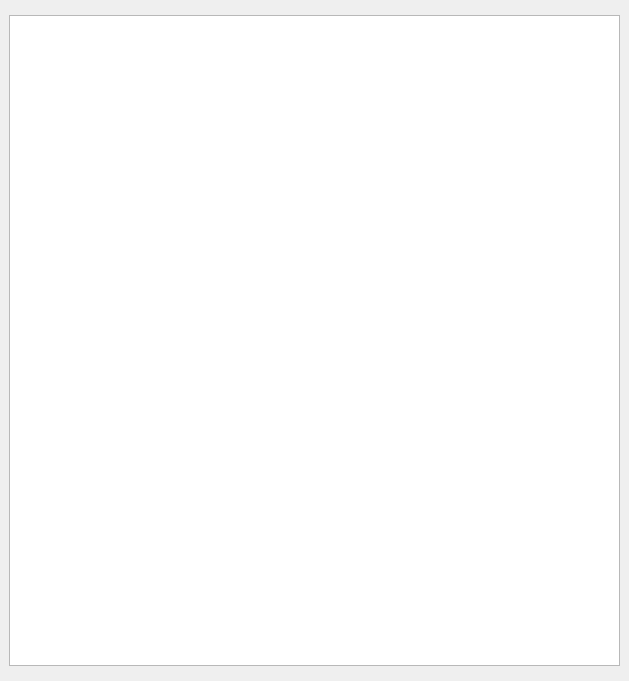
<?xml version="1.0" encoding="UTF-8"?>
<ui version="4.0">
 <class>PaddockViewDockWidgetBase</class>
 <widget class="QDockWidget" name="PaddockViewDockWidgetBase">
  <property name="geometry">
   <rect>
    <x>0</x>
    <y>0</y>
    <width>629</width>
    <height>681</height>
   </rect>
  </property>
  <property name="windowTitle">
   <string>MLA Paddock Power | Paddock View</string>
  </property>
  <widget class="QWidget" name="dockWidgetContents">
   <layout class="QGridLayout">
    <property name="sizeConstraint">
     <enum>QLayout::SetMaximumSize</enum>
    </property>
    <item row="1" column="0">
     <widget class="PaddockList" name="paddockList"/>
    </item>
    <item row="0" column="0">
     <widget class="MilestoneToolbar" name="milestoneToolbar" native="true"/>
    </item>
    <item row="2" column="0">
     <widget class="Collapse" name="widget" native="true"/>
    </item>
   </layout>
  </widget>
 </widget>
 <customwidgets>
  <customwidget>
   <class>PaddockList</class>
   <extends>QListView</extends>
   <header>mlapp/src/widgets/paddock_list/paddock_list</header>
  </customwidget>
  <customwidget>
   <class>MilestoneToolbar</class>
   <extends>QWidget</extends>
   <header>mlapp/src/widgets/milestone_toolbar/milestone_toolbar</header>
   <container>1</container>
  </customwidget>
  <customwidget>
   <class>Collapse</class>
   <extends>QWidget</extends>
   <header>mlapp/src/widgets/collapse/collapse</header>
   <container>1</container>
  </customwidget>
 </customwidgets>
 <resources/>
 <connections/>
</ui>
